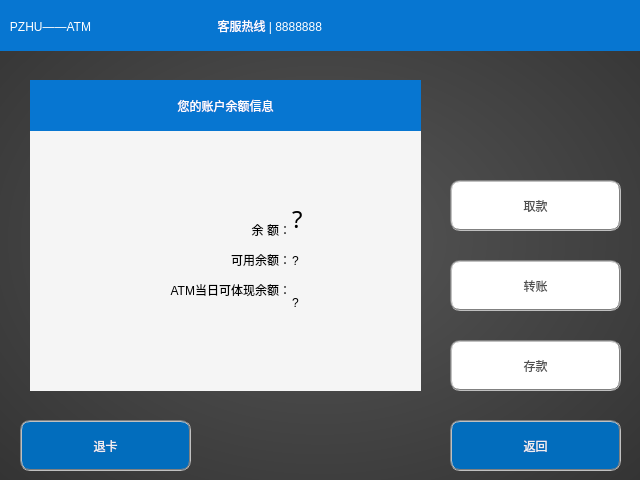
<?xml version="1.0" encoding="UTF-8"?>
<ui version="4.0">
 <class>CheckDlg</class>
 <widget class="QDialog" name="CheckDlg">
  <property name="geometry">
   <rect>
    <x>0</x>
    <y>0</y>
    <width>640</width>
    <height>480</height>
   </rect>
  </property>
  <property name="windowTitle">
   <string>Dialog</string>
  </property>
  <property name="styleSheet">
   <string notr="true">background-color: rgb(57, 54, 61);
background-color: qradialgradient(spread:pad, cx:0.5, cy:0.5, radius:1.9, fx:0.5, fy:0.5, stop:0.0113636 rgba(85, 85, 85, 255), stop:0.403409 rgba(49, 49, 49, 255));</string>
  </property>
  <widget class="QPushButton" name="pushButton_Deposit">
   <property name="geometry">
    <rect>
     <x>450</x>
     <y>340</y>
     <width>171</width>
     <height>51</height>
    </rect>
   </property>
   <property name="styleSheet">
    <string notr="true">font: 75 20pt &quot;微软雅黑&quot;;
color: rgb(80, 80, 80);
background-color: rgb(255, 255, 255);

border:2px groove gray;
border-radius:10px;
padding:2px 4px;</string>
   </property>
   <property name="text">
    <string>存款</string>
   </property>
  </widget>
  <widget class="QPushButton" name="pushButton_Withdrawl">
   <property name="geometry">
    <rect>
     <x>450</x>
     <y>180</y>
     <width>171</width>
     <height>51</height>
    </rect>
   </property>
   <property name="styleSheet">
    <string notr="true">font: 75 20pt &quot;微软雅黑&quot;;
color: rgb(80, 80, 80);
background-color: rgb(255, 255, 255);

border:2px groove gray;
border-radius:10px;
padding:2px 4px;</string>
   </property>
   <property name="text">
    <string>取款</string>
   </property>
  </widget>
  <widget class="QPushButton" name="pushButton_Transfer">
   <property name="geometry">
    <rect>
     <x>450</x>
     <y>260</y>
     <width>171</width>
     <height>51</height>
    </rect>
   </property>
   <property name="styleSheet">
    <string notr="true">font: 75 20pt &quot;微软雅黑&quot;;
color: rgb(80, 80, 80);
background-color: rgb(255, 255, 255);

border:2px groove gray;
border-radius:10px;
padding:2px 4px;</string>
   </property>
   <property name="text">
    <string>转账</string>
   </property>
  </widget>
  <widget class="QLabel" name="label">
   <property name="geometry">
    <rect>
     <x>0</x>
     <y>0</y>
     <width>641</width>
     <height>51</height>
    </rect>
   </property>
   <property name="sizePolicy">
    <sizepolicy hsizetype="Fixed" vsizetype="Fixed">
     <horstretch>0</horstretch>
     <verstretch>0</verstretch>
    </sizepolicy>
   </property>
   <property name="styleSheet">
    <string notr="true">color: rgb(255, 255, 255);
background-color: rgb(7, 118, 209);
font: 75 16pt &quot;微软雅黑&quot;;
</string>
   </property>
   <property name="text">
    <string>   PZHU——ATM                                      客服热线 | 8888888</string>
   </property>
  </widget>
  <widget class="QPushButton" name="pushButton_Exit">
   <property name="geometry">
    <rect>
     <x>20</x>
     <y>420</y>
     <width>171</width>
     <height>51</height>
    </rect>
   </property>
   <property name="styleSheet">
    <string notr="true">font: 75 20pt &quot;微软雅黑&quot;;
color: rgb(240, 240, 240);
background-color: rgb(2, 109, 189);

border:2px groove gray;
border-radius:10px;
padding:2px 4px;</string>
   </property>
   <property name="text">
    <string>退卡</string>
   </property>
  </widget>
  <widget class="QPushButton" name="pushButton_Exit_2">
   <property name="geometry">
    <rect>
     <x>450</x>
     <y>420</y>
     <width>171</width>
     <height>51</height>
    </rect>
   </property>
   <property name="styleSheet">
    <string notr="true">font: 75 20pt &quot;微软雅黑&quot;;
color: rgb(240, 240, 240);
background-color: rgb(2, 109, 189);

border:2px groove gray;
border-radius:10px;
padding:2px 4px;</string>
   </property>
   <property name="text">
    <string>返回</string>
   </property>
  </widget>
  <widget class="QLabel" name="label_2">
   <property name="geometry">
    <rect>
     <x>30</x>
     <y>130</y>
     <width>391</width>
     <height>261</height>
    </rect>
   </property>
   <property name="styleSheet">
    <string notr="true">background-color: rgb(245, 245, 245);</string>
   </property>
   <property name="text">
    <string/>
   </property>
  </widget>
  <widget class="QLabel" name="label_3">
   <property name="geometry">
    <rect>
     <x>30</x>
     <y>80</y>
     <width>391</width>
     <height>51</height>
    </rect>
   </property>
   <property name="styleSheet">
    <string notr="true">color: rgb(255, 255, 255);
background-color: rgb(7, 118, 209);
font: 75 16pt &quot;微软雅黑&quot;;
</string>
   </property>
   <property name="text">
    <string>您的账户余额信息</string>
   </property>
   <property name="alignment">
    <set>Qt::AlignCenter</set>
   </property>
  </widget>
  <widget class="QLabel" name="label_6">
   <property name="geometry">
    <rect>
     <x>30</x>
     <y>130</y>
     <width>261</width>
     <height>261</height>
    </rect>
   </property>
   <property name="styleSheet">
    <string notr="true">background-color: transparent;
font: 75 18pt &quot;微软雅黑&quot;;
color: rgb(0, 0, 0);</string>
   </property>
   <property name="text">
    <string>&lt;html&gt;&lt;head/&gt;&lt;body&gt;&lt;p align=&quot;right&quot;&gt;余 额：&lt;/p&gt;&lt;p align=&quot;right&quot;&gt;可用余额：&lt;/p&gt;&lt;p align=&quot;right&quot;&gt;ATM当日可体现余额：&lt;/p&gt;&lt;/body&gt;&lt;/html&gt;</string>
   </property>
   <property name="alignment">
    <set>Qt::AlignRight|Qt::AlignTrailing|Qt::AlignVCenter</set>
   </property>
  </widget>
  <widget class="QLineEdit" name="lineEdit">
   <property name="geometry">
    <rect>
     <x>290</x>
     <y>203</y>
     <width>130</width>
     <height>30</height>
    </rect>
   </property>
   <property name="font">
    <font>
     <family>微软雅黑</family>
     <pointsize>18</pointsize>
     <weight>9</weight>
     <italic>false</italic>
     <bold>false</bold>
    </font>
   </property>
   <property name="focusPolicy">
    <enum>Qt::NoFocus</enum>
   </property>
   <property name="styleSheet">
    <string notr="true">background-color: transparent;
font: 75 18pt &quot;微软雅黑&quot;;
color: rgb(0, 0, 0);

border-width:0;
border-style:outset</string>
   </property>
   <property name="text">
    <string>?</string>
   </property>
  </widget>
  <widget class="QLineEdit" name="lineEdit_2">
   <property name="geometry">
    <rect>
     <x>290</x>
     <y>246</y>
     <width>130</width>
     <height>30</height>
    </rect>
   </property>
   <property name="focusPolicy">
    <enum>Qt::NoFocus</enum>
   </property>
   <property name="styleSheet">
    <string notr="true">background-color: transparent;
font: 75 18pt &quot;微软雅黑&quot;;
color: rgb(0, 0, 0);


border-style:outset</string>
   </property>
   <property name="text">
    <string>?</string>
   </property>
  </widget>
  <widget class="QLineEdit" name="lineEdit_3">
   <property name="geometry">
    <rect>
     <x>290</x>
     <y>288</y>
     <width>130</width>
     <height>30</height>
    </rect>
   </property>
   <property name="focusPolicy">
    <enum>Qt::NoFocus</enum>
   </property>
   <property name="accessibleName">
    <string/>
   </property>
   <property name="autoFillBackground">
    <bool>false</bool>
   </property>
   <property name="styleSheet">
    <string notr="true">background-color: transparent;
font: 75 18pt &quot;微软雅黑&quot;;
color: rgb(0, 0, 0);

border-width:0;border-style:outset</string>
   </property>
   <property name="text">
    <string>?</string>
   </property>
   <property name="dragEnabled">
    <bool>false</bool>
   </property>
   <property name="clearButtonEnabled">
    <bool>false</bool>
   </property>
  </widget>
  <zorder>label_2</zorder>
  <zorder>pushButton_Deposit</zorder>
  <zorder>pushButton_Withdrawl</zorder>
  <zorder>pushButton_Transfer</zorder>
  <zorder>label</zorder>
  <zorder>pushButton_Exit</zorder>
  <zorder>pushButton_Exit_2</zorder>
  <zorder>label_3</zorder>
  <zorder>label_6</zorder>
  <zorder>lineEdit</zorder>
  <zorder>lineEdit_2</zorder>
  <zorder>lineEdit_3</zorder>
 </widget>
 <tabstops>
  <tabstop>pushButton_Withdrawl</tabstop>
  <tabstop>pushButton_Transfer</tabstop>
  <tabstop>pushButton_Deposit</tabstop>
  <tabstop>pushButton_Exit_2</tabstop>
  <tabstop>pushButton_Exit</tabstop>
 </tabstops>
 <resources/>
 <connections/>
</ui>
